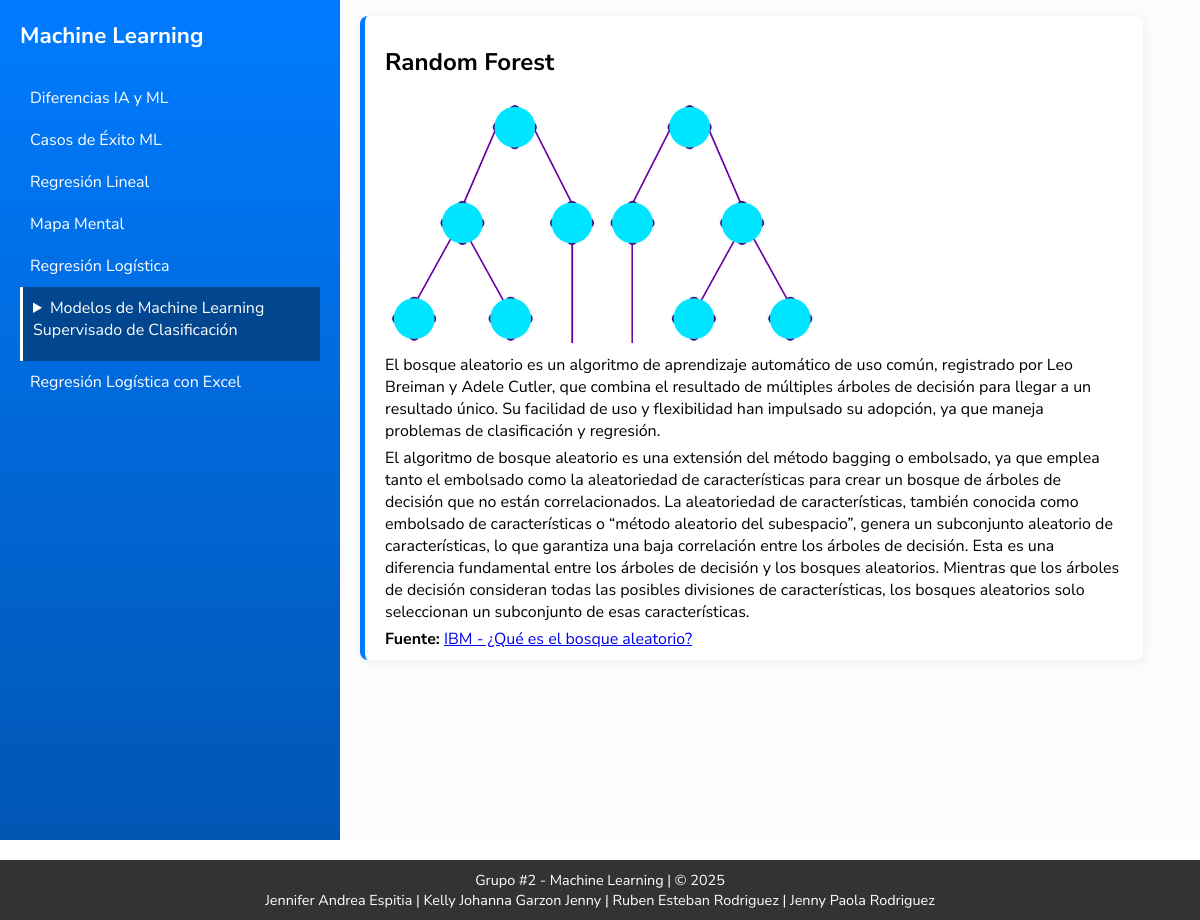
/modelo-supervisado/4, run on the app's committed database.
### tables this page shows
CREATE TABLE modelos (
        id INTEGER PRIMARY KEY AUTOINCREMENT,
        nombre TEXT NOT NULL,
        descripcion TEXT NOT NULL,
        nombre_de_fuente TEXT NOT NULL,
        fuente TEXT NOT NULL,
        grafico TEXT
    );

### app.py (the view)
@app.route('/modelo-supervisado/<int:modelo_id>')
def mostrar_modelo(modelo_id):
    cur = get_db().cursor()
    cur.execute("SELECT * FROM modelos WHERE id = ?", (modelo_id,))
    modelo = cur.fetchone()
    return render_template('modelos-supervisados.html', modelo=modelo)

### app.py (called while the page is built)
def get_db():
    db = getattr(g, '_database', None)
    if db is None:
        db = g._database = sqlite3.connect(DATABASE)
    return db

@app.teardown_appcontext
def close_connection(exception):
    db = getattr(g, '_database', None)
    if db is not None:
        db.close()

### templates/modelos-supervisados.html (shortened to what this page needs)
<!DOCTYPE html>
<html lang="es">
<head>
    <link rel="stylesheet" href="{{ url_for('static', filename='main.css') }}">
    <link rel="stylesheet" href="{{ url_for('static', filename='modelos.css') }}">
</head>
<body>
    <div class="container">
        <nav class="container__sidebar">
            <h1>Machine Learning</h1>
            <ul>
                <li><a href="/diferencias-ia-ml">Diferencias IA y ML</a></li>
                <li><a href="/casos-de-exito-ml">Casos de Éxito ML</a></li>
                <li><a href="/regresion-lineal">Regresión Lineal</a></li>
                <li><a href="/mapa-mental">Mapa Mental</a></li>
                <li><a href="/regresion-logistica">Regresión Logística</a></li>
                <details class="active">
                  <summary>Modelos de Machine Learning Supervisado de Clasificación</summary>
                </details>
                <li><a href="/regresion-logistica-excel">Regresión Logística con Excel</a></li>
            </ul>
        </nav>
        <main class="container__content">
            <section class="intro nmb">
                <h1>{{ modelo[1] }}</h1>
                {% if modelo[5] %}
                  <img src="{{ url_for('static', filename='images/' + modelo[5]) }}" alt="Gráfico del modelo" class="model-img">
                {% endif %}
                <div class="model-description">{{ modelo[2]|safe }}</div>
                <p><strong>Fuente:</strong> <a href="{{ modelo[4] }}" target="_blank">{{ modelo[3] }}</a></p>
            </section>
        </main>
    </div>
    <footer>
        <p>Grupo #2 - Machine Learning | &copy; 2025</p>
        <p>Jennifer Andrea Espitia | Kelly Johanna Garzon Jenny | Ruben Esteban Rodriguez | Jenny Paola Rodriguez</p>
    </footer>
</html>

### static/main.css (style rules this page uses)
body { font-family: "Nunito Sans", sans-serif; margin: 0; padding: 0; }
.container__sidebar { width: 300px; max-width: 300px; background: linear-gradient(to bottom, #007bff, #0056b3); color: white; padding: 20px; display: flex; flex-direction: column; align-items: start; gap: 10px; min-height: 100vh; position: sticky; top: 0; }
.container__sidebar h1 { color: white; font-size: 1.4rem; margin: 0; }
.container__sidebar ul { list-style: none; padding: 0; width: 100%; }
.container__sidebar details summary { margin-bottom: 10px; padding: 10px; transition: all .4s ease-in-out; }
.container__sidebar ul li { padding: 10px; }
.container__sidebar ul li a { color: white; text-decoration: none; font-size: 1rem; display: block; width: 100%; transition: all .4s ease-in-out; }
.container__sidebar details.active { background-color: #01468f; border-left: 3px solid white; }
.container { display: flex; column-gap: 20px; overflow-y: auto; background-color: #fcfcfc; }
.container__content { display: flex; flex-wrap: wrap; flex-direction: column; margin: 16px 0 0 0; width: calc(100vw - 380px); gap: 24px; min-height: 80vh; align-items: start; }
.intro { width: 90%; max-width: 90vw; margin: 0 0 24px 0; padding: 10px 20px; border-left: 5px solid #007bff; box-shadow: 2px 2px 10px rgba(0, 0, 0, 0.05); text-align: left; background: white; border-radius: 8px; }
.intro.nmb { margin-bottom: 0; }
p, h3 { margin: 0; }
footer { background-color: #333; color: white; padding: 10px; margin-top: 20px; font-size: 0.9rem; text-align: center; }

### static/modelos.css (style rules this page uses)
.model-description p { margin: 0 0 5px 0; }
.model-img { height: 250px; }

### data on the page
modelos: nombre "Random Forest", grafico (picture), descripcion "El bosque aleatorio es un algoritmo de aprendizaje automático de uso común, registrado por Leo Breiman y Adele Cutler, que combina el resultado de múltiples árboles de decisión para llegar a un resultado único. Su facilidad de uso y flexibilidad han impulsado su adopción, ya que maneja problemas de clasificación y regresión. El algoritmo de bosque aleatorio es una extensión del método bagging o embolsado, ya que emplea tanto el embolsado como la aleatoriedad de características para crear un bosque de árboles de decisión que no están correlacionados. La aleatoriedad de características, también conocida como embolsado de características o “método aleatorio del subespacio”, genera un…", nombre_de_fuente "IBM - ¿Qué es el bosque aleatorio?"
